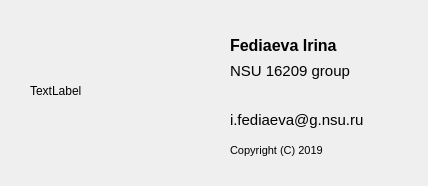
<?xml version="1.0" encoding="UTF-8"?>
<ui version="4.0">
 <class>AboutDialog</class>
 <widget class="QDialog" name="AboutDialog">
  <property name="geometry">
   <rect>
    <x>0</x>
    <y>0</y>
    <width>428</width>
    <height>186</height>
   </rect>
  </property>
  <property name="windowTitle">
   <string>About author</string>
  </property>
  <widget class="QLabel" name="photo">
   <property name="geometry">
    <rect>
     <x>30</x>
     <y>20</y>
     <width>141</width>
     <height>141</height>
    </rect>
   </property>
   <property name="text">
    <string>TextLabel</string>
   </property>
  </widget>
  <widget class="QLabel" name="label_4">
   <property name="geometry">
    <rect>
     <x>230</x>
     <y>60</y>
     <width>151</width>
     <height>21</height>
    </rect>
   </property>
   <property name="font">
    <font>
     <family>MS Shell Dlg 2</family>
     <pointsize>11</pointsize>
    </font>
   </property>
   <property name="text">
    <string>NSU 16209 group</string>
   </property>
  </widget>
  <widget class="QLabel" name="label_3">
   <property name="geometry">
    <rect>
     <x>230</x>
     <y>130</y>
     <width>131</width>
     <height>41</height>
    </rect>
   </property>
   <property name="font">
    <font>
     <family>MS Shell Dlg 2</family>
     <pointsize>8</pointsize>
    </font>
   </property>
   <property name="text">
    <string>Copyright (C) 2019</string>
   </property>
  </widget>
  <widget class="QLabel" name="label_2">
   <property name="geometry">
    <rect>
     <x>230</x>
     <y>110</y>
     <width>151</width>
     <height>20</height>
    </rect>
   </property>
   <property name="font">
    <font>
     <family>MS Shell Dlg 2</family>
     <pointsize>11</pointsize>
    </font>
   </property>
   <property name="text">
    <string>i.fediaeva@g.nsu.ru</string>
   </property>
  </widget>
  <widget class="QLabel" name="label">
   <property name="geometry">
    <rect>
     <x>230</x>
     <y>20</y>
     <width>131</width>
     <height>51</height>
    </rect>
   </property>
   <property name="font">
    <font>
     <family>MS Shell Dlg 2</family>
     <pointsize>12</pointsize>
     <weight>75</weight>
     <bold>true</bold>
    </font>
   </property>
   <property name="text">
    <string>Fediaeva Irina</string>
   </property>
  </widget>
 </widget>
 <resources/>
 <connections/>
</ui>
